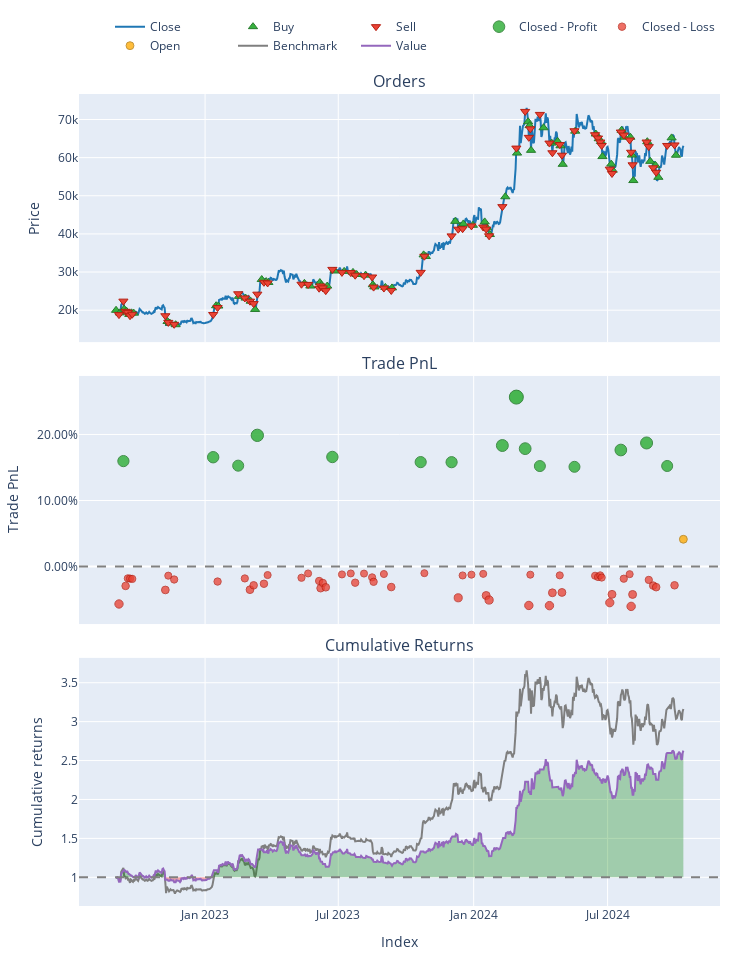

Notebook code for this chart:
### Code cell
# Wizualizacja wyników
pf.plot().show()

# Wyświetlenie podsumowania wyników
print(pf.stats())
